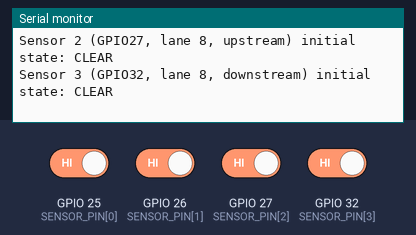
The sketch below on a simulated ESP32. On the bench: the last lines printed to the serial monitor. The test bench sets the inputs (shaded band); at power-on: GPIO 25 (SENSOR_PIN[0]), GPIO 26 (SENSOR_PIN[1]), GPIO 27 (SENSOR_PIN[2]), GPIO 32 (SENSOR_PIN[3]) HIGH. Random numbers use the default seed unless the sketch sets one.

Above: at 1.6 s.
1.7 s: GPIO 25 (SENSOR_PIN[0]) driven LOW
At 2.1 s:
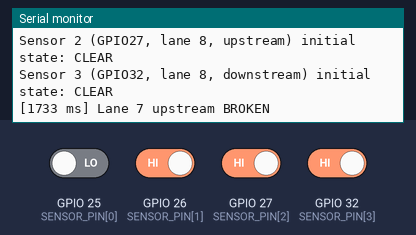
3.2 s: GPIO 26 (SENSOR_PIN[1]) driven LOW
At 4.3 s:
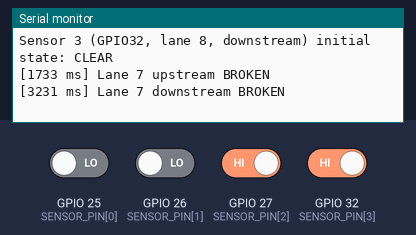
4.7 s: GPIO 25 (SENSOR_PIN[0]) driven HIGH
At 5.5 s:
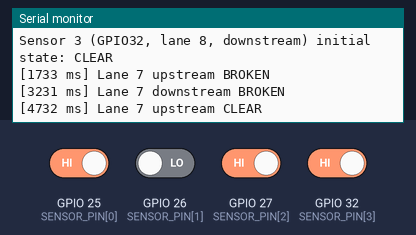
6.2 s: GPIO 26 (SENSOR_PIN[1]) driven HIGH
At 6.6 s:
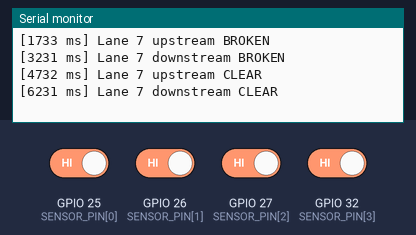
7.7 s: GPIO 27 (SENSOR_PIN[2]) driven LOW
At 8.9 s:
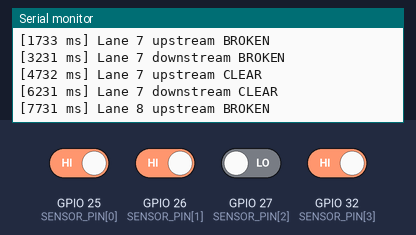
9.2 s: GPIO 32 (SENSOR_PIN[3]) driven LOW
At 10.0 s:
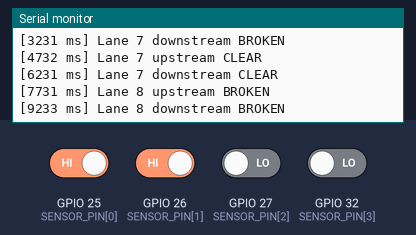

Measured:
- after the input at 1.7 s, the serial monitor: prints a new line at once (image 1)
- after the input at 3.2 s, the serial monitor: prints a new line at once (image 2)
- after the input at 4.7 s, the serial monitor: prints a new line at once (image 3)
- after the input at 6.2 s, the serial monitor: prints a new line at once (image 4)
- after the input at 7.7 s, the serial monitor: prints a new line at once (image 5)
- after the input at 9.2 s, the serial monitor: prints a new line at once (image 6)

The sketch:

speed_node.ino
```cpp
// openlanelink -- SPEED NODE
//
// Covers ONE LANE PAIR, two break-beam sensors per lane (4 total), spaced
// apart along the lane in the direction of ball travel ("upstream" beam
// first, "downstream" beam second).
//
// This node does NOT compute speed or track timing state -- it just debounces
// each beam and emits a MSG_BEAM_EVENT (BROKEN/CLEAR) tagged with lane + beam
// role whenever a sensor changes state, same as break_beam_test.ino does for
// its own sensors. Pairing the upstream/downstream timestamps into an
// interval, applying a timeout, and converting to mph all happen on the Pi
// side of the gateway<->Pi UART bridge -- nodes stay dumb: emit events,
// accept commands relevant to their own function, know nothing about each
// other. See firmware/HANDOFF.md.
//
// Wiring, each sensor (same as break_beam_test.ino):
//   Brown -> +12VDC
//   Blue  -> GND (common with ESP32 GND)
//   Black -> signal pin below, INPUT_PULLUP
// Beam clear -> pin HIGH. Beam broken -> pin LOW (NPN open-collector).
//
// GPIO pins below are UNVERIFIED PLACEHOLDERS -- confirm against the actual
// board before wiring. Avoid GPIO34-39 (input-only, no internal pull-up).
//
// Per the openlanelink lane-preset design principle: this node hardcodes its
// own lane numbers (LANE_NUMBER[]) and its target gateway's MAC (GATEWAY_MAC)
// at compile time, same as break_beam_test.ino / pinsetter_node.ino.
//
// This node has NO ESP-NOW receive callback -- it cannot receive anything,
// by design. Pure sensor emitter.
//
// Every MSG_BEAM_EVENT is ALSO sent on RS485 (a shared wired bus with the
// gateway/fouling/pinsetter nodes) -- a fallback to insulate delivery
// against ESP-NOW radio failures. This node only ever transmits on RS485,
// never listens (MSG_REGISTER stays ESP-NOW-only -- a raw UART bus has no
// peer/discovery concept). See firmware/PROTOCOL.md.
//
// Wire format: see firmware/PROTOCOL.md -- every openlanelink node sends the
// same NodeMessage struct for every purpose, on every transport it has. Send
// callback uses the esp32 core 3.3.x signature (wifi_tx_info_t *); older
// cores instead pass the destination MAC directly as `const uint8_t *`.

#include <esp_now.h>
#include <WiFi.h>
#include <esp_wifi.h>
#include <HardwareSerial.h>

const int NUM_LANES = 2;
const int LANE_NUMBER[NUM_LANES] = {7, 8};

enum BeamRole : uint8_t { ROLE_UPSTREAM = 0, ROLE_DOWNSTREAM = 1 };

const int NUM_SENSORS = 4;
const int SENSOR_PIN[NUM_SENSORS]  = {25, 26, 27, 32};       // placeholder, verify
const int SENSOR_LANE[NUM_SENSORS] = {0, 0, 1, 1};           // index into LANE_NUMBER[]
const BeamRole SENSOR_ROLE[NUM_SENSORS] =
    {ROLE_UPSTREAM, ROLE_DOWNSTREAM, ROLE_UPSTREAM, ROLE_DOWNSTREAM};

const unsigned long DEBOUNCE_MS = 30;

uint8_t GATEWAY_MAC[6] = {0x68, 0x25, 0xDD, 0x32, 0x64, 0x7C};

// ---- RS485 (UNVERIFIED -- confirm pins against the board). Wired fallback
// to insulate MSG_BEAM_EVENT delivery against ESP-NOW radio failures -- see
// firmware/PROTOCOL.md. Shared multi-drop bus with the gateway/fouling/
// pinsetter nodes; this node only ever transmits, never listens. ----
#define RS485_ENABLED 1
#define RS485_TX_PIN 16   // placeholder, verify
#define RS485_RX_PIN 18   // placeholder, verify (unused -- this node never receives)
#define RS485_BAUD 9600
#define RS485_IDLE_MS 15
#define RS485_JITTER_MAX_MS 20
#define RS485_MAX_QUEUE 8

// ============================================================
// Wire protocol -- see firmware/PROTOCOL.md. MUST match every other node.
// ============================================================

enum MsgType : uint8_t {
  MSG_REGISTER = 0, MSG_LANE_EVENT = 1, MSG_BEAM_EVENT = 2,
  MSG_COMMAND = 3, MSG_STATUS = 4, MSG_SCORE_EVENT = 5, MSG_ACK = 6,
};

enum NodeType : uint8_t {
  NODE_FOULING = 0, NODE_PINSETTER = 1, NODE_SCORING = 2, NODE_SPEED = 3,
};

enum BeamEventCode : uint8_t { BEAM_CLEAR = 0, BEAM_BROKEN = 1 };

struct NodeMessage {
  uint8_t msgType;
  uint8_t seq;
  uint8_t code;
  uint8_t laneNumber;
  uint32_t timestampMs;
  uint8_t data[64];
};   // sizeof = 72 bytes, fixed, no padding (see PROTOCOL.md)

// RS485 frame: [0xAA START][LEN][PAYLOAD = raw NodeMessage bytes][CHECKSUM].
#define RS485_FRAME_START 0xAA
#define RS485_FRAME_SIZE (sizeof(NodeMessage) + 3)

// ============================================================
// ESP-NOW peers must share a radio channel. This node never joins an AP, so
// pin it to the gateway's channel explicitly.
#define ESPNOW_CHANNEL 1

// Re-announce periodically so a rebooted gateway re-learns us as a peer.
#define REGISTER_RETRY_MS 10000

// ---- Per-sensor debounce state ----
bool lastStable[NUM_SENSORS];
bool lastReading[NUM_SENSORS];
unsigned long lastChangeTime[NUM_SENSORS];

unsigned long lastRegisterAttempt = 0;
uint8_t nextSeq = 0;   // for traceability in logs only -- this node's messages are never acked

HardwareSerial RS485(1);
uint8_t rs485Queue[RS485_MAX_QUEUE][RS485_FRAME_SIZE];
uint8_t rs485QueueLen[RS485_MAX_QUEUE];
int rs485QueueHead = 0, rs485QueueTail = 0, rs485QueueCount = 0;
unsigned long lastRS485Activity = 0;
unsigned long rs485NextAttempt = 0;

void onDataSent(const wifi_tx_info_t *tx_info, esp_now_send_status_t status) {
  if (status != ESP_NOW_SEND_SUCCESS) {
    Serial.println("ESP-NOW send failed");
  }
}

// ---- RS485 (wired fallback) -- same framing as gateway_node.ino ----
uint8_t rs485Checksum(uint8_t len, const uint8_t *payload) {
  uint8_t sum = len;
  for (uint8_t i = 0; i < len; i++) sum ^= payload[i];
  return sum;
}

void rs485Enqueue(const NodeMessage &msg) {
  if (!RS485_ENABLED) return;
  if (rs485QueueCount >= RS485_MAX_QUEUE) {
    rs485QueueHead = (rs485QueueHead + 1) % RS485_MAX_QUEUE;
    rs485QueueCount--;
  }
  uint8_t *frame = rs485Queue[rs485QueueTail];
  frame[0] = RS485_FRAME_START;
  frame[1] = sizeof(NodeMessage);
  memcpy(frame + 2, &msg, sizeof(NodeMessage));
  frame[2 + sizeof(NodeMessage)] = rs485Checksum(sizeof(NodeMessage), frame + 2);
  rs485QueueLen[rs485QueueTail] = RS485_FRAME_SIZE;

  rs485QueueTail = (rs485QueueTail + 1) % RS485_MAX_QUEUE;
  rs485QueueCount++;
}

void processRS485Queue() {
  if (rs485QueueCount == 0) return;
  unsigned long now = millis();
  bool idle = (now - lastRS485Activity) > RS485_IDLE_MS;
  if (idle && now >= rs485NextAttempt) {
    RS485.write(rs485Queue[rs485QueueHead], rs485QueueLen[rs485QueueHead]);
    lastRS485Activity = now;
    rs485QueueHead = (rs485QueueHead + 1) % RS485_MAX_QUEUE;
    rs485QueueCount--;
  } else if (!idle) {
    rs485NextAttempt = now + RS485_IDLE_MS + random(0, RS485_JITTER_MAX_MS);
  }
}

void sendMessage(NodeMessage &msg) {
  msg.seq = nextSeq++;
  msg.timestampMs = millis();
  esp_now_send(GATEWAY_MAC, (uint8_t *)&msg, sizeof(msg));
}

void sendRegister() {
  NodeMessage msg = {};
  msg.msgType = MSG_REGISTER;
  msg.code = NODE_SPEED;
  msg.laneNumber = 0;
  sendMessage(msg);
  Serial.println("Sent REGISTER to gateway");
}

void sendBeamEvent(BeamEventCode code, uint8_t laneNumber, BeamRole role) {
  NodeMessage msg = {};
  msg.msgType = MSG_BEAM_EVENT;
  msg.code = code;
  msg.laneNumber = laneNumber;
  msg.data[0] = role;
  sendMessage(msg);
  rs485Enqueue(msg);   // dual-sent: insulates delivery against ESP-NOW failures

  Serial.print("[");
  Serial.print(millis());
  Serial.print(" ms] Lane ");
  Serial.print(laneNumber);
  Serial.print(" ");
  Serial.print(role == ROLE_UPSTREAM ? "upstream" : "downstream");
  Serial.println(code == BEAM_BROKEN ? " BROKEN" : " CLEAR");
}

void setup() {
  Serial.begin(9600);
  delay(200);
  randomSeed(esp_random());

  Serial.println();
  Serial.println("Speed node starting");

  if (RS485_ENABLED) {
    RS485.begin(RS485_BAUD, SERIAL_8N1, RS485_RX_PIN, RS485_TX_PIN);
    Serial.println("RS485 fallback link up");
  }

  WiFi.mode(WIFI_STA);
  WiFi.setSleep(false);  // modem sleep makes ESP-NOW receivers miss packets
  if (esp_now_init() != ESP_OK) {
    Serial.println("ESP-NOW init failed");
  } else {
    esp_wifi_set_channel(ESPNOW_CHANNEL, WIFI_SECOND_CHAN_NONE);
    esp_now_register_send_cb(onDataSent);

    esp_now_peer_info_t peerInfo = {};
    memcpy(peerInfo.peer_addr, GATEWAY_MAC, 6);
    peerInfo.channel = 0;   // 0 = use current channel
    peerInfo.encrypt = false;
    if (esp_now_add_peer(&peerInfo) != ESP_OK) {
      Serial.println("Failed to add gateway as ESP-NOW peer");
    }

    sendRegister();
    lastRegisterAttempt = millis();
  }

  for (int i = 0; i < NUM_SENSORS; i++) {
    pinMode(SENSOR_PIN[i], INPUT_PULLUP);
    lastStable[i] = digitalRead(SENSOR_PIN[i]);
    lastReading[i] = lastStable[i];
    lastChangeTime[i] = 0;

    Serial.print("Sensor ");
    Serial.print(i);
    Serial.print(" (GPIO");
    Serial.print(SENSOR_PIN[i]);
    Serial.print(", lane ");
    Serial.print(LANE_NUMBER[SENSOR_LANE[i]]);
    Serial.print(", ");
    Serial.print(SENSOR_ROLE[i] == ROLE_UPSTREAM ? "upstream" : "downstream");
    Serial.print(") initial state: ");
    Serial.println(lastStable[i] == HIGH ? "CLEAR" : "BLOCKED");
  }
}

void loop() {
  for (int i = 0; i < NUM_SENSORS; i++) {
    bool reading = digitalRead(SENSOR_PIN[i]);

    if (reading != lastReading[i]) {
      lastChangeTime[i] = millis();
      lastReading[i] = reading;
    }

    if ((millis() - lastChangeTime[i]) > DEBOUNCE_MS && reading != lastStable[i]) {
      lastStable[i] = reading;

      uint8_t lane = LANE_NUMBER[SENSOR_LANE[i]];
      BeamEventCode code = (lastStable[i] == LOW) ? BEAM_BROKEN : BEAM_CLEAR;
      sendBeamEvent(code, lane, SENSOR_ROLE[i]);
    }
  }

  // Re-announce periodically so a rebooted gateway re-learns us as a peer.
  if (millis() - lastRegisterAttempt > REGISTER_RETRY_MS) {
    sendRegister();
    lastRegisterAttempt = millis();
  }

  processRS485Queue();
}
```
